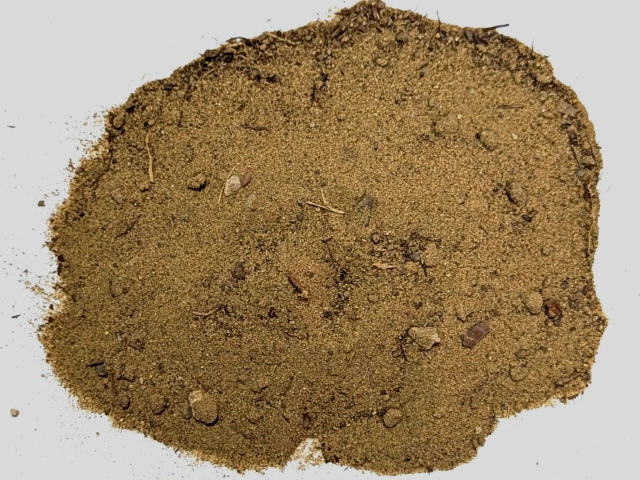
#> input picture Soil_data_Academia-20260601T122708Z-3-001/Soil_data_Academia/images/11a_2_x.jpg, 1280 x 960 px, given as the content of the folder 20260601T122708Z-3-001/Soil_data_Academia/images/11a_2_x.jpg, which was not available (shown at 1/2 size)
$ python preprocessing.py ../../Soil_data_Academia-20260601T122708Z-3-001/Soil_data_Academia/images/11a_2_x.jpg ../../Soil_data_Academia-20260601T122708Z-3-001/Soil_data_Academia/images/12a_1_x.jpg
#> lines starting #> are read from the running program, lines starting #| are printed output that depends on the picture; pictures that were not available may be replaced by others from this repository, and a replacement may not be noted
"""
Image preprocessing utilities for lunar imagery.
Handles normalization, resizing, and augmentation.
"""

import cv2
import numpy as np
from pathlib import Path
from typing import Tuple, Optional
import logging

logger = logging.getLogger(__name__)


class LunarImagePreprocessor:
    """Preprocessing pipeline for lunar surface images."""

    def __init__(self, target_size: Tuple[int, int] = (512, 512)):
        """
        Initialize preprocessor.

        Args:
            target_size: (width, height) for resized images
        """
        self.target_size = target_size

    def load_image(self, image_path: str) -> np.ndarray:
        """
        Load image from file.

        Args:
            image_path: Path to image file

        Returns:
            RGB image as numpy array (H, W, 3)
        """
        img = cv2.imread(str(image_path))
        if img is None:
            raise ValueError(f"Could not load image: {image_path}")

        # Convert BGR to RGB
        img = cv2.cvtColor(img, cv2.COLOR_BGR2RGB)
        return img

    def resize(self, image: np.ndarray, maintain_aspect: bool = True) -> np.ndarray:
        """
        Resize image to target size.

        Args:
            image: Input image
            maintain_aspect: If True, pad to maintain aspect ratio

        Returns:
            Resized image
        """
        if maintain_aspect:
            # Calculate padding
            h, w = image.shape[:2]
            scale = min(self.target_size[0] / w, self.target_size[1] / h)
            new_w, new_h = int(w * scale), int(h * scale)

            # Resize
            resized = cv2.resize(image, (new_w, new_h), interpolation=cv2.INTER_AREA)

            # Pad to target size
            pad_w = (self.target_size[0] - new_w) // 2
            pad_h = (self.target_size[1] - new_h) // 2

            padded = cv2.copyMakeBorder(
                resized, pad_h, pad_h, pad_w, pad_w,
                cv2.BORDER_CONSTANT, value=(0, 0, 0)
            )

            # Ensure exact target size
            return padded[:self.target_size[1], :self.target_size[0]]
        else:
            return cv2.resize(image, self.target_size, interpolation=cv2.INTER_AREA)

    def normalize(self, image: np.ndarray, method: str = 'standard') -> np.ndarray:
        """
        Normalize image pixel values.

        Args:
            image: Input image (0-255)
            method: 'standard' (0-1), 'imagenet', or 'lunar' (custom)

        Returns:
            Normalized image
        """
        image = image.astype(np.float32)

        if method == 'standard':
            return image / 255.0

        elif method == 'imagenet':
            # ImageNet mean/std for pretrained models
            mean = np.array([0.485, 0.456, 0.406])
            std = np.array([0.229, 0.224, 0.225])
            return (image / 255.0 - mean) / std

        elif method == 'lunar':
            # Custom normalization for lunar imagery (darker overall)
            # Histogram equalization + standard normalization
            img_yuv = cv2.cvtColor(image.astype(np.uint8), cv2.COLOR_RGB2YUV)
            img_yuv[:,:,0] = cv2.equalizeHist(img_yuv[:,:,0])
            img_eq = cv2.cvtColor(img_yuv, cv2.COLOR_YUV2RGB)
            return img_eq.astype(np.float32) / 255.0

        else:
            raise ValueError(f"Unknown normalization method: {method}")

    def extract_color_ratios(self, image: np.ndarray) -> dict:
        """
        Extract Lucey-style color ratios for heuristic composition estimation.

        Args:
            image: RGB image (0-255 or normalized)

        Returns:
            Dict with ratios: BR, BG, GR, brightness
        """
        if image.max() <= 1.0:
            image = (image * 255).astype(np.uint8)

        # Average RGB values
        B = image[:,:,2].mean()
        G = image[:,:,1].mean()
        R = image[:,:,0].mean()

        return {
            'BR': B / (R + 1e-6),
            'BG': B / (G + 1e-6),
            'GR': G / (R + 1e-6),
            'brightness': (R + G + B) / 3.0 / 255.0
        }

    def preprocess(
        self,
        image_path: str,
        normalize_method: str = 'standard',
        return_ratios: bool = False
    ) -> Tuple[np.ndarray, Optional[dict]]:
        """
        Complete preprocessing pipeline.

        Args:
            image_path: Path to input image
            normalize_method: Normalization method
            return_ratios: If True, also return color ratios

        Returns:
            Preprocessed image, (optional) color ratios dict
        """
        # Load
        img = self.load_image(image_path)

        # Extract ratios before resizing (more accurate)
        ratios = self.extract_color_ratios(img) if return_ratios else None

        # Resize
        img = self.resize(img, maintain_aspect=True)

        # Normalize
        img = self.normalize(img, method=normalize_method)

        return (img, ratios) if return_ratios else img


def batch_preprocess(
    image_dir: str,
    output_dir: str,
    target_size: Tuple[int, int] = (512, 512),
    save_format: str = 'npy'
):
    """
    Batch preprocess all images in a directory.

    Args:
        image_dir: Input directory with raw images
        output_dir: Output directory for preprocessed images
        target_size: Target image size
        save_format: 'npy' or 'png'
    """
    input_path = Path(image_dir)
    output_path = Path(output_dir)
    output_path.mkdir(parents=True, exist_ok=True)

    preprocessor = LunarImagePreprocessor(target_size=target_size)

    image_files = list(input_path.glob('*.png')) + list(input_path.glob('*.jpg'))
    logger.info(f"Processing {len(image_files)} images...")

    for img_file in image_files:
        try:
            img, ratios = preprocessor.preprocess(
                str(img_file),
                normalize_method='standard',
                return_ratios=True
            )
#> in load_image, img is the input picture: shape (960, 1280, 3); mean B, G, R 105.8, 136.8, 158.5
#> in extract_color_ratios, `B = image[:,:,2].mean()`: B = 105.8
#> in extract_color_ratios, `G = image[:,:,1].mean()`: G = 136.8
#> in extract_color_ratios, `R = image[:,:,0].mean()`: R = 158.5
#> in preprocess, `ratios = self.extract_color_ratios(img) if return_ratios else None`: ratios = {'BR': 0.668, 'BG': 0.774, 'GR': 0.863, 'brightness': 0.524}
#> in resize, `resized = cv2.resize(image, (new_w, new_h), interpolation=cv2.INTER_AR..`:
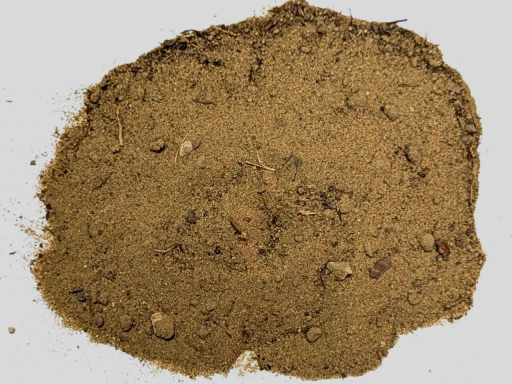
#> resized: shape (384, 512, 3); mean R, G, B 158.5, 136.8, 105.8
#> in resize, `padded = cv2.copyMakeBorder( resized, pad_h, pad_h, pad_w, pad_w, cv2...`:
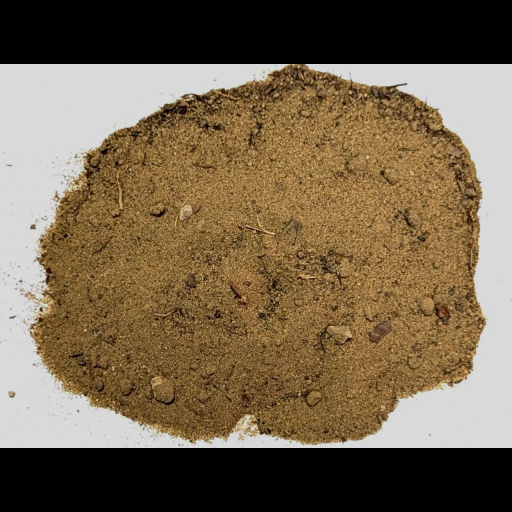
#> padded: shape (512, 512, 3); mean R, G, B 118.9, 102.6, 79.4
#> in normalize, `image = image.astype(np.float32)`:
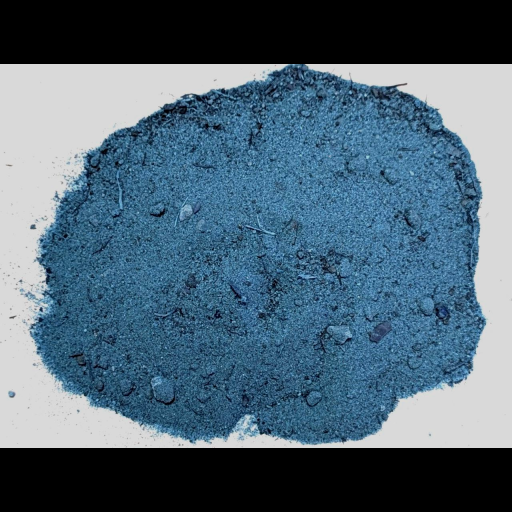
#> image: shape (512, 512, 3) float32; mean of channels 0, 1, 2 118.8, 102.5, 79.3; drawn as B, G, R

            output_file = output_path / f"{img_file.stem}_processed"

            if save_format == 'npy':
                np.save(str(output_file) + '.npy', img)
            else:
                img_8bit = (img * 255).astype(np.uint8)
                cv2.imwrite(str(output_file) + '.png', cv2.cvtColor(img_8bit, cv2.COLOR_RGB2BGR))

            logger.debug(f"Processed: {img_file.name}")

        except Exception as e:
            logger.error(f"Failed to process {img_file.name}: {e}")

    logger.info(f"Batch processing complete. Output: {output_dir}")


if __name__ == "__main__":
    # Example usage
    import sys

    if len(sys.argv) > 2:
        batch_preprocess(sys.argv[1], sys.argv[2])
    else:
        print("Usage: python preprocessing.py <input_dir> <output_dir>")

$ run again, on Soil_data_Academia-20260601T122708Z-3-001/Soil_data_Academia/images/12a_1_x.jpg
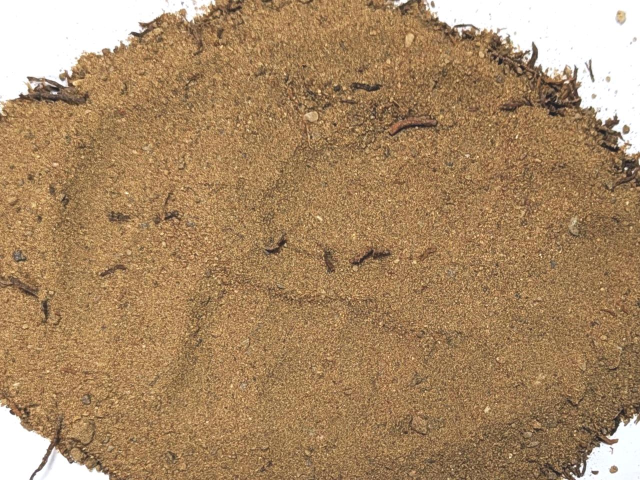
#> input picture Soil_data_Academia-20260601T122708Z-3-001/Soil_data_Academia/images/12a_1_x.jpg, 1280 x 960 px, given as the content of the folder 20260601T122708Z-3-001/Soil_data_Academia/images/12a_1_x.jpg, which was not available (shown at 1/2 size)
#> in load_image, img is the input picture: shape (960, 1280, 3); mean B, G, R 101.2, 136.7, 168.2
#> B = 101.2
#> G = 136.7
#> R = 168.2
#> in preprocess, `ratios = self.extract_color_ratios(img) if return_ratios else None`: ratios = {'BR': 0.602, 'BG': 0.74, 'GR': 0.813, 'brightness': 0.531}
#> in resize, `padded = cv2.copyMakeBorder( resized, pad_h, pad_h, pad_w, pad_w, cv2...`:
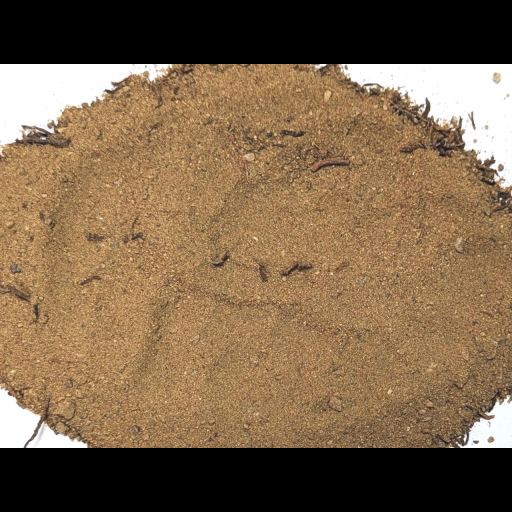
#> padded: shape (512, 512, 3); mean R, G, B 126.1, 102.5, 75.9
#> in normalize, `image = image.astype(np.float32)`:
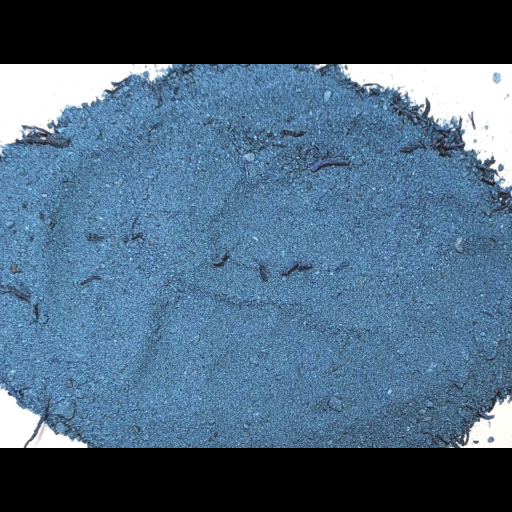
#> image: shape (512, 512, 3) float32; mean of channels 0, 1, 2 126.1, 102.5, 75.9; drawn as B, G, R
